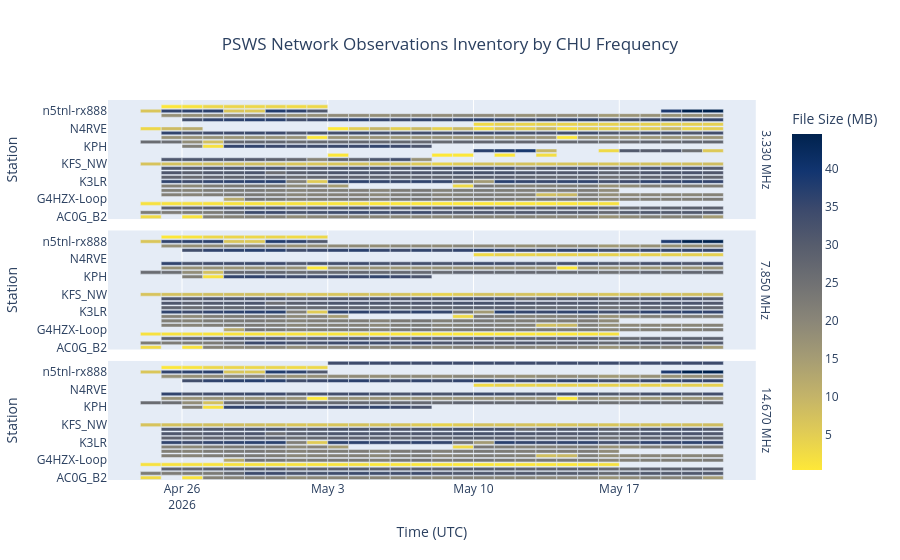

Source (notebook cell):
### Markdown cell above
## Gantt

### Code cell
import pandas as pd
import plotly.express as px

# 1. Ensure datetimes are properly parsed
df_inventory["Start_UTC"] = pd.to_datetime(df_inventory["Start_UTC"])
df_inventory["End_UTC"] = pd.to_datetime(df_inventory["End_UTC"])

# 2. Clean and explode frequencies to isolate CHU channels
df_faceted = df_inventory.copy()
df_faceted["Center_Frequencies"] = (
    df_faceted["Center_Frequencies"]
    .str.replace(" MHz", "", regex=False)
    .str.split(", ")
)
df_faceted = df_faceted.explode("Center_Frequencies")

# Filter down strictly to CHU channels
chu_frequencies = ["3.330", "7.850", "14.670"]
df_faceted = df_faceted[df_faceted["Center_Frequencies"].isin(chu_frequencies)]
df_faceted["Frequency_Header"] = df_faceted["Center_Frequencies"] + " MHz"

# --- THE CRITICAL STEP ---
# 3. Convert Size_MB from text string to a float number for continuous mapping
df_faceted["Size_MB"] = pd.to_numeric(df_faceted["Size_MB"], errors="coerce")

# 4. Sort the data
df_faceted = df_faceted.sort_values(by=["Frequency_Header", "Station", "Start_UTC"])

# 5. Generate the Faceted Gantt Chart with Continuous Color
fig = px.timeline(
    df_faceted,
    x_start="Start_UTC",
    x_end="End_UTC",
    y="Station",
    color="Size_MB",               # Continuous mapping triggered by numeric data
    color_continuous_scale="Cividis_r",  # "Viridis", "Plasma", or "Cividis" work beautifully here
    facet_row="Frequency_Header",
    category_orders={"Frequency_Header": ["3.330 MHz", "7.850 MHz", "14.670 MHz"]},
    title="PSWS Network Observations Inventory by CHU Frequency",
    hover_data={
        "Instrument": True,
        "Size_MB": ":.2f",         # Format hover text to two decimal places
        "Start_UTC": "|%Y-%m-%d %H:%M",
        "End_UTC": "|%Y-%m-%d %H:%M",
    },
)

# 6. Layout adjustments
fig.update_layout(
    height=800,
    xaxis_title="Time (UTC)",
    yaxis_title="Station",
    coloraxis_colorbar_title="File Size (MB)",  # Set title of the continuous colorbar
    title_x=0.5,
)

# Clean up the automatic row labels on the right side of the subplots
fig.for_each_annotation(lambda a: a.update(text=a.text.split("=")[-1]))

fig.show()

### Figure 1 — Plotly figure (JSON) as saved in the notebook; plotly's stock layout.template omitted (floating-point values rounded to 4 significant figures; data arrays with more than 128 entries replaced by an {"elided": "..."} marker saying what was removed)
{"data": [{"base": {"elided": "565 str values"}, "customdata": {"elided": "565x2 mixed values"}, "hovertemplate": "Frequency_Header=3.330 MHz<br>Start_UTC=%{base|%Y-%m-%d %H:%M}<br>End_UTC=%{x|%Y-%m-%d %H:%M}<br>Station=%{y}<br>Instrument=%{customdata[0]}<br>Size_MB=%{marker.color:.2f}<extra></extra>", "legendgroup": "", "marker": {"color": {"elided": "565 float values"}, "coloraxis": "coloraxis", "pattern": {"shape": ""}}, "name": "", "orientation": "h", "showlegend": false, "textposition": "auto", "type": "bar", "x": {"elided": "565 int values"}, "xaxis": "x3", "y": {"elided": "565 str values"}, "yaxis": "y3"}, {"base": {"elided": "515 str values"}, "customdata": {"elided": "515x2 mixed values"}, "hovertemplate": "Frequency_Header=7.850 MHz<br>Start_UTC=%{base|%Y-%m-%d %H:%M}<br>End_UTC=%{x|%Y-%m-%d %H:%M}<br>Station=%{y}<br>Instrument=%{customdata[0]}<br>Size_MB=%{marker.color:.2f}<extra></extra>", "legendgroup": "", "marker": {"color": {"elided": "515 float values"}, "coloraxis": "coloraxis", "pattern": {"shape": ""}}, "name": "", "orientation": "h", "showlegend": false, "textposition": "auto", "type": "bar", "x": {"elided": "515 int values"}, "xaxis": "x2", "y": {"elided": "515 str values"}, "yaxis": "y2"}, {"base": {"elided": "534 str values"}, "customdata": {"elided": "534x2 mixed values"}, "hovertemplate": "Frequency_Header=14.670 MHz<br>Start_UTC=%{base|%Y-%m-%d %H:%M}<br>End_UTC=%{x|%Y-%m-%d %H:%M}<br>Station=%{y}<br>Instrument=%{customdata[0]}<br>Size_MB=%{marker.color:.2f}<extra></extra>", "legendgroup": "", "marker": {"color": {"elided": "534 float values"}, "coloraxis": "coloraxis", "pattern": {"shape": ""}}, "name": "", "orientation": "h", "showlegend": false, "textposition": "auto", "type": "bar", "x": {"elided": "534 int values"}, "xaxis": "x", "y": {"elided": "534 str values"}, "yaxis": "y"}], "layout": {"annotations": [{"font": {}, "showarrow": false, "text": "14.670 MHz", "textangle": 90, "x": 0.98, "xanchor": "left", "xref": "paper", "y": 0.1567, "yanchor": "middle", "yref": "paper"}, {"font": {}, "showarrow": false, "text": "7.850 MHz", "textangle": 90, "x": 0.98, "xanchor": "left", "xref": "paper", "y": 0.5, "yanchor": "middle", "yref": "paper"}, {"font": {}, "showarrow": false, "text": "3.330 MHz", "textangle": 90, "x": 0.98, "xanchor": "left", "xref": "paper", "y": 0.8433, "yanchor": "middle", "yref": "paper"}], "autosize": true, "barmode": "overlay", "coloraxis": {"colorbar": {"title": {"text": "File Size (MB)"}}, "colorscale": [[0, "#fee838"], [0.1111, "#e1cc55"], [0.2222, "#c3b369"], [0.3333, "#a59c74"], [0.4444, "#8a8678"], [0.5556, "#707173"], [0.6667, "#575d6d"], [0.7778, "#3b496c"], [0.8889, "#123570"], [1, "#00224e"]]}, "legend": {"tracegroupgap": 0}, "title": {"text": "PSWS Network Observations Inventory by CHU Frequency", "x": 0.5}, "xaxis": {"anchor": "y", "autorange": true, "domain": [0, 0.98], "range": ["2026-04-22 10:40", "2026-05-23 13:20"], "title": {"text": "Time (UTC)"}, "type": "date"}, "xaxis2": {"anchor": "y2", "autorange": true, "domain": [0, 0.98], "matches": "x", "range": ["2026-04-22 10:40", "2026-05-23 13:20"], "showticklabels": false, "type": "date"}, "xaxis3": {"anchor": "y3", "autorange": true, "domain": [0, 0.98], "matches": "x", "range": ["2026-04-22 10:40", "2026-05-23 13:20"], "showticklabels": false, "type": "date"}, "yaxis": {"anchor": "x", "autorange": true, "domain": [0, 0.3133], "range": [-0.5, 26.5], "title": {"text": "Station"}, "type": "category"}, "yaxis2": {"anchor": "x2", "autorange": true, "domain": [0.3433, 0.6567], "matches": "y", "range": [-0.5, 26.5], "title": {"text": "Station"}, "type": "category"}, "yaxis3": {"anchor": "x3", "autorange": true, "domain": [0.6867, 1.0], "matches": "y", "range": [-0.5, 26.5], "title": {"text": "Station"}, "type": "category"}}}
